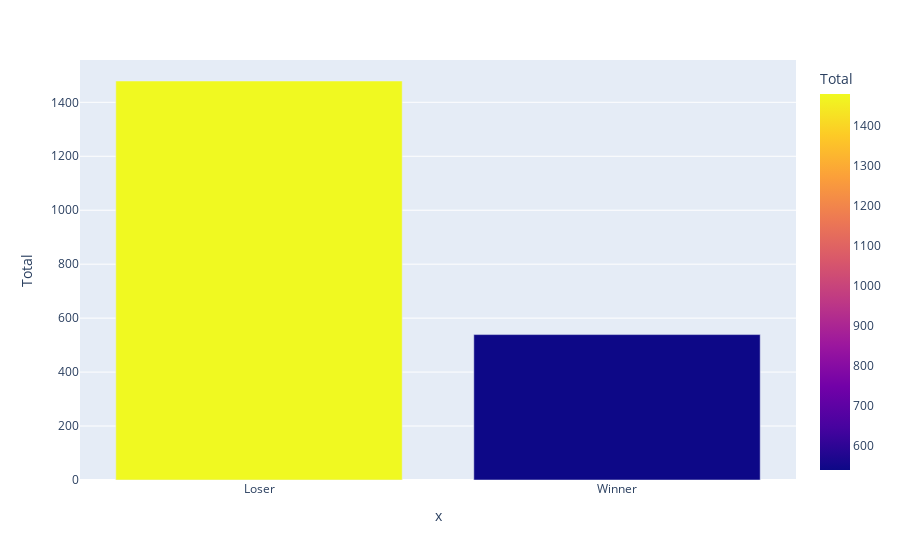

Notebook code for this chart:
### Code cell
# Visualize the counts of total winners and losers
total_results_fig = px.bar(total_results, x=["Loser", "Winner"], y=total_results['Total'], color='Total')
total_results_fig.show()

### Figure 1 — Plotly figure (JSON) as saved in the notebook; plotly's stock layout.template omitted (floating-point values rounded to 4 significant figures)
{"data": [{"alignmentgroup": "True", "hovertemplate": "x=%{x}<br>Total=%{marker.color}<extra></extra>", "legendgroup": "", "marker": {"color": [1479, 539], "coloraxis": "coloraxis"}, "name": "", "offsetgroup": "", "orientation": "v", "showlegend": false, "textposition": "auto", "type": "bar", "x": ["Loser", "Winner"], "xaxis": "x", "y": [1479, 539], "yaxis": "y"}], "layout": {"barmode": "relative", "coloraxis": {"colorbar": {"title": {"text": "Total"}}, "colorscale": [[0, "#0d0887"], [0.1111, "#46039f"], [0.2222, "#7201a8"], [0.3333, "#9c179e"], [0.4444, "#bd3786"], [0.5556, "#d8576b"], [0.6667, "#ed7953"], [0.7778, "#fb9f3a"], [0.8889, "#fdca26"], [1, "#f0f921"]]}, "legend": {"tracegroupgap": 0}, "margin": {"t": 60}, "xaxis": {"anchor": "y", "domain": [0, 1], "title": {"text": "x"}}, "yaxis": {"anchor": "x", "domain": [0, 1], "title": {"text": "Total"}}}}
